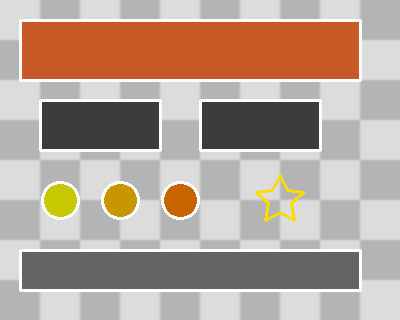
#> input picture ui-extractor/assets/sample_checkerboard.png, 400 x 320 px
$ python -i detect_checkerboard.py   (imports and definitions only)
#> lines starting #> are read from the running program, lines starting #| are printed output that depends on the picture; after the words box and inside, x2 and y2 are one past the last pixel; in counts of white or black regions, pixels touching at a corner belong together
"""Checkerboard pattern detection.

Provides a robust multi-strategy detector for checkerboard-style backgrounds:

1. **Primary**: `cv2.findChessboardCornersSB` (sparse-based, OpenCV 4.5+)
2. **Fallback 1**: `cv2.findChessboardCorners` (legacy Harris-based)
3. **Fallback 2**: local variance texture detection (no pattern size required)

Returns either detected corner positions (N x 1 x 2 array) or ``None``.
"""

from __future__ import annotations

import logging
from typing import Tuple

import cv2
import numpy as np

logger = logging.getLogger(__name__)


def detect_checkerboard(
    image: np.ndarray,
    pattern_size: Tuple[int, int] = (9, 6),
) -> tuple[np.ndarray | None, float]:
    """Detect an inner-corner checkerboard pattern.

    Args:
        image: BGR or grayscale image.
        pattern_size: ``(cols, rows)`` of inner corners. For a 10x7 squares
            board this would be ``(9, 6)``.

    Returns:
        Tuple of ``(corners, confidence)`` where ``corners`` is an ``(N, 1, 2)``
        float32 array, or ``(None, 0.0)`` if detection failed.
    """
    gray = _ensure_gray(image)

    # 1) Try SB (sparse-based) variant first
    if hasattr(cv2, "findChessboardCornersSB"):
        try:
            retval, corners = cv2.findChessboardCornersSB(gray, pattern_size, None)
            if retval and corners is not None and len(corners) >= 4:
                return corners, _confidence_from_sb(corners, pattern_size, gray)
        except cv2.error as exc:  # pragma: no cover - defensive
            logger.debug("findChessboardCornersSB failed: %s", exc)

    # 2) Try legacy Harris-based detector
    try:
        retval, corners = cv2.findChessboardCorners(gray, pattern_size, None)
        if retval and corners is not None and len(corners) >= 4:
            refined = _refine_corners(gray, corners)
            return refined, _confidence_from_grid(refined, pattern_size, gray)
    except cv2.error as exc:  # pragma: no cover - defensive
        logger.debug("findChessboardCorners failed: %s", exc)

    # 3) Texture-based fallback: estimate grid period via autocorrelation
    corners = _detect_by_texture(gray, pattern_size)
    if corners is not None:
        return corners, 0.4  # lower confidence
    return None, 0.0


# ─── Helpers ───────────────────────────────────────────────────────


def _ensure_gray(image: np.ndarray) -> np.ndarray:
    if image.ndim == 2:
        return image
    if image.shape[2] == 4:
        image = image[:, :, :3]
    return cv2.cvtColor(image, cv2.COLOR_BGR2GRAY)


def _refine_corners(gray: np.ndarray, corners: np.ndarray) -> np.ndarray:
    criteria = (
        cv2.TERM_CRITERIA_EPS + cv2.TERM_CRITERIA_MAX_ITER,
        30,
        0.001,
    )
    return cv2.cornerSubPix(gray, corners, (11, 11), (-1, -1), criteria)


def _confidence_from_sb(
    corners: np.ndarray, pattern_size: tuple[int, int], gray: np.ndarray
) -> float:
    """Heuristic confidence: 1.0 if grid fits image well, lower otherwise."""
    if len(corners) != pattern_size[0] * pattern_size[1]:
        return 0.6
    h, w = gray.shape
    pts = corners.reshape(-1, 2)
    in_bounds = (
        (pts[:, 0] >= 0)
        & (pts[:, 0] < w)
        & (pts[:, 1] >= 0)
        & (pts[:, 1] < h)
    )
    return float(in_bounds.mean())


def _confidence_from_grid(
    corners: np.ndarray, pattern_size: tuple[int, int], gray: np.ndarray
) -> float:
    return _confidence_from_sb(corners, pattern_size, gray)


def _detect_by_texture(
    gray: np.ndarray, pattern_size: tuple[int, int]
) -> np.ndarray | None:
    """Estimate a regular grid via local-variance peaks and assemble corners.

    Used as last-resort fallback when ``findChessboardCorners`` variants fail
    (e.g. soft-gradient checkerboards). Returns ``None`` when the input does
    not show a clear checkerboard texture.
    """
    # Local variance: checkerboard regions have high variance
    g = gray.astype(np.float32)
    mean = cv2.boxFilter(g, -1, (15, 15))
    sqmean = cv2.boxFilter(g * g, -1, (15, 15))
    var = np.maximum(sqmean - mean * mean, 0)

    var_norm = cv2.normalize(var, None, 0, 255, cv2.NORM_MINMAX).astype(np.uint8)
    _, thresh = cv2.threshold(var_norm, 25, 255, cv2.THRESH_BINARY)

    coverage = float(thresh.mean()) / 255.0
    if coverage < 0.05 or coverage > 0.95:
        return None

    # Find the principal period via FFT of the variance signal
    h, w = gray.shape
    cols, rows = pattern_size
    sample_y = h // 2
    row_signal = var[sample_y, :].astype(np.float32)
    period = _estimate_period(row_signal, expected=cols)
    if period is None:
        return None

    sample_x = w // 2
    col_signal = var[:, sample_x].astype(np.float32)
    row_period = _estimate_period(col_signal, expected=rows)
    if row_period is None:
        return None

    # Approximate corners as a regular grid
    pts = []
    y0 = (h - row_period * (rows - 1)) / 2
    x0 = (w - period * (cols - 1)) / 2
    for r in range(rows):
        for c in range(cols):
            pts.append([[x0 + c * period, y0 + r * row_period]])
    return np.array(pts, dtype=np.float32)


def _estimate_period(signal: np.ndarray, expected: int) -> float | None:
    """Estimate the period of an oscillating signal using FFT.

    Looks for a peak in the frequency spectrum that aligns with the expected
    number of cycles across the signal length.
    """
    if signal.std() < 0.1:
        return None
    n = len(signal)
    spectrum = np.abs(np.fft.rfft(signal - signal.mean()))
    freqs = np.fft.rfftfreq(n, d=1.0)
    if len(spectrum) <= 2:
        return None
    # Ignore the DC component
    spectrum[0] = 0
    peak_idx = int(np.argmax(spectrum))
    if freqs[peak_idx] <= 0:
        return None
    return 1.0 / freqs[peak_idx]

>>> import cv2
>>> picture = cv2.imread('../assets/sample_checkerboard.png')
#> picture is the input picture: shape (320, 400, 3); mean B, G, R 152.7, 164, 181.7
>>> result = detect_checkerboard(picture)
#> in _ensure_gray, `return cv2.cvtColor(image, cv2.COLOR_BGR2GRAY)`:
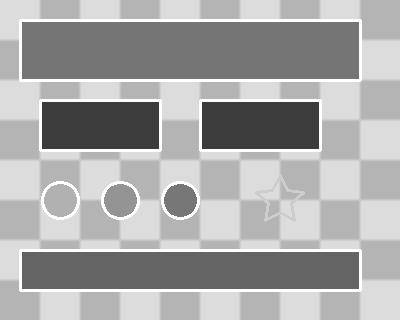
#> returned value: shape (320, 400); min 60, max 255, mean 168
#> in detect_checkerboard, `retval, corners = cv2.findChessboardCornersSB(gray, pattern_size, None)`: retval = False
#> in detect_checkerboard, `retval, corners = cv2.findChessboardCorners(gray, pattern_size, None)`: corners = None
#> in _detect_by_texture, `mean = cv2.boxFilter(g, -1, (15, 15))`:
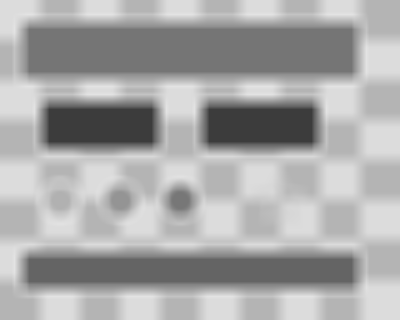
#> mean: shape (320, 400) float32; min 60, max 227, mean 168
#> in _detect_by_texture, `sqmean = cv2.boxFilter(g * g, -1, (15, 15))`:
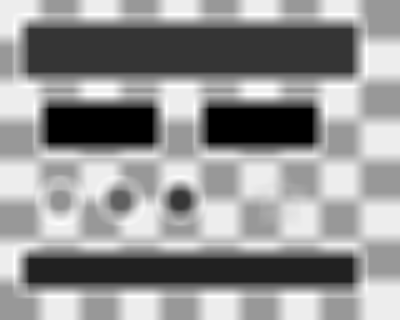
#> sqmean: shape (320, 400) float32; min 3600, max 51725, mean 31347.5; drawn with min black and max white
#> in _detect_by_texture, `var = np.maximum(sqmean - mean * mean, 0)`:
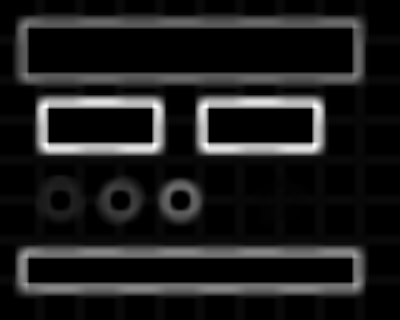
#> var: shape (320, 400) float32; min 0, max 8730.7, mean 984.2; drawn with min black and max white
#> in _detect_by_texture, `_, thresh = cv2.threshold(var_norm, 25, 255, cv2.THRESH_BINARY)`:
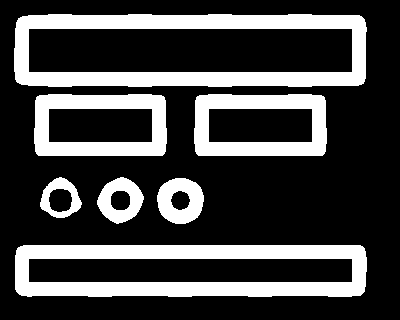
#> thresh: shape (320, 400); 26.9% white; 7 white regions, largest, box (x1, y1, x2, y2) and area: (14, 14, 367, 87) 11149, (15, 245, 367, 297) 10514, (34, 94, 167, 156) 4640
#> in _detect_by_texture, `coverage = float(thresh.mean()) / 255.0`: coverage = 0.269
#> in _detect_by_texture, `row_signal = var[sample_y, :].astype(np.float32)`: row_signal = 400 values, max 340.3 at index 49, min 290.6 at index 34, mean 323.6
#> in _estimate_period, `n = len(signal)`: n = 400
#> in _estimate_period, `spectrum = np.abs(np.fft.rfft(signal - signal.mean()))`: spectrum = 201 values, max 5088.5 at index 10, min 0.00488 at index 0, mean 126.8
#> in _estimate_period, `freqs = np.fft.rfftfreq(n, d=1.0)`: freqs = 201 values from 0 to 0.5
#> in _estimate_period, `peak_idx = int(np.argmax(spectrum))`: peak_idx = 10
#> in _detect_by_texture, `period = _estimate_period(row_signal, expected=cols)`: period = 40
#> in _detect_by_texture, `col_signal = var[:, sample_x].astype(np.float32)`: col_signal = 320 values, max 7221 at index 109, min 0 at index 29, mean 1812.6
#> in _detect_by_texture, `row_period = _estimate_period(col_signal, expected=rows)`: row_period = 160
#> in _detect_by_texture, `y0 = (h - row_period * (rows - 1)) / 2`: y0 = -240
#> in _detect_by_texture, `x0 = (w - period * (cols - 1)) / 2`: x0 = 40
#> after the loop in _detect_by_texture, `for r in range(rows):`: pts = 54 items
#> in detect_checkerboard, `corners = _detect_by_texture(gray, pattern_size)`: corners = 54 rows, first 8: [40, -240], [80, -240], [120, -240], [160, -240], [200, -240], [240, -240], [280, -240], [320, -240]

$ run again, on ui-extractor/assets/sample_chroma_blue.png
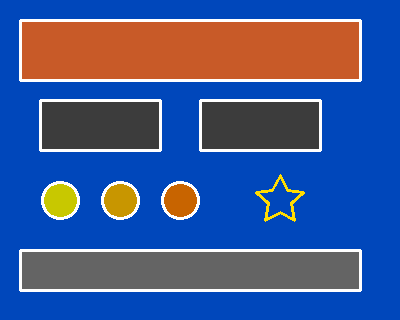
#> input picture ui-extractor/assets/sample_chroma_blue.png, 400 x 320 px
#> picture is the input picture: shape (320, 400, 3); mean B, G, R 145.3, 89, 65.2
#> in _ensure_gray, `return cv2.cvtColor(image, cv2.COLOR_BGR2GRAY)`:
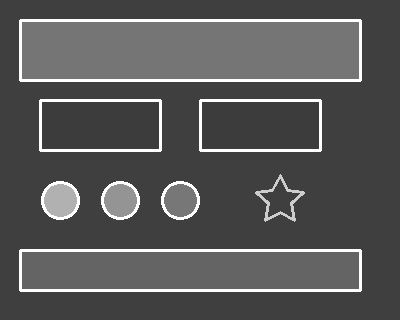
#> returned value: shape (320, 400); min 60, max 255, mean 88.3
#> retval = False
#> corners = None
#> in _detect_by_texture, `_, thresh = cv2.threshold(var_norm, 25, 255, cv2.THRESH_BINARY)`:
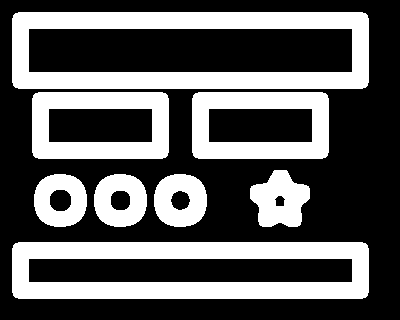
#> thresh: shape (320, 400); 36.1% white; 8 white regions, largest, box (x1, y1, x2, y2) and area: (12, 12, 369, 89) 13544, (12, 242, 369, 299) 12864, (32, 92, 169, 159) 5724
#> coverage = 0.361
#> row_signal = 400 values from 0 to 0
